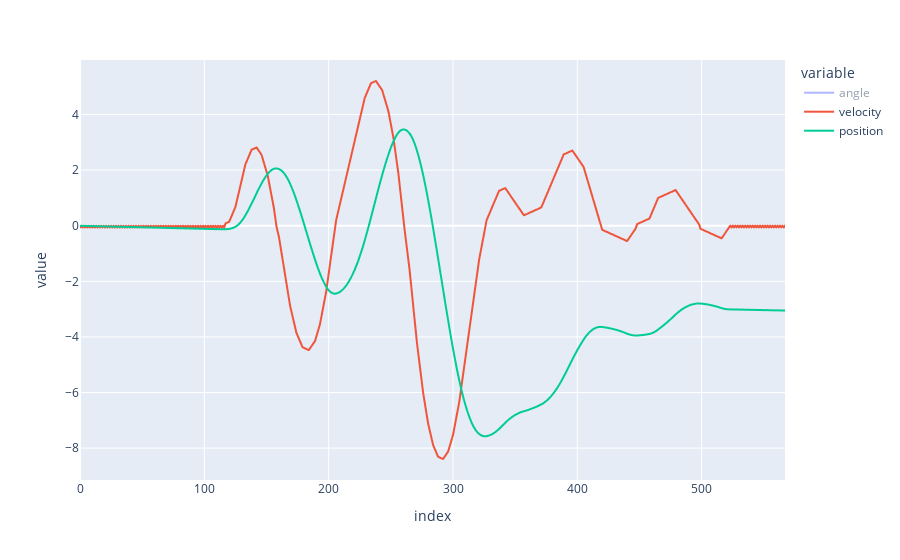

Notebook cell for this chart:
### Code cell
fig = px.line(df[:-5])
fig.show()

### Figure 1 — Plotly figure (JSON) as saved in the notebook; plotly's stock layout.template omitted (floating-point values rounded to 4 significant figures; data arrays with more than 128 entries replaced by an {"elided": "..."} marker saying what was removed)
{"data": [{"hovertemplate": "variable=angle<br>index=%{x}<br>value=%{y}<extra></extra>", "legendgroup": "angle", "line": {"color": "#636efa", "dash": "solid"}, "marker": {"symbol": "circle"}, "mode": "lines", "name": "angle", "showlegend": true, "type": "scattergl", "visible": "legendonly", "x": {"elided": "568 int values"}, "xaxis": "x", "y": {"elided": "568 float values"}, "yaxis": "y"}, {"hovertemplate": "variable=velocity<br>index=%{x}<br>value=%{y}<extra></extra>", "legendgroup": "velocity", "line": {"color": "#EF553B", "dash": "solid"}, "marker": {"symbol": "circle"}, "mode": "lines", "name": "velocity", "showlegend": true, "type": "scattergl", "x": {"elided": "568 int values"}, "xaxis": "x", "y": {"elided": "568 float values"}, "yaxis": "y"}, {"hovertemplate": "variable=position<br>index=%{x}<br>value=%{y}<extra></extra>", "legendgroup": "position", "line": {"color": "#00cc96", "dash": "solid"}, "marker": {"symbol": "circle"}, "mode": "lines", "name": "position", "showlegend": true, "type": "scattergl", "x": {"elided": "568 int values"}, "xaxis": "x", "y": {"elided": "568 float values"}, "yaxis": "y"}], "layout": {"autosize": true, "legend": {"title": {"text": "variable"}, "tracegroupgap": 0}, "margin": {"t": 60}, "xaxis": {"anchor": "y", "autorange": true, "domain": [0, 1], "range": [0, 567], "title": {"text": "index"}, "type": "linear"}, "yaxis": {"anchor": "x", "autorange": true, "domain": [0, 1], "range": [-9.146, 5.962], "title": {"text": "value"}, "type": "linear"}}}
